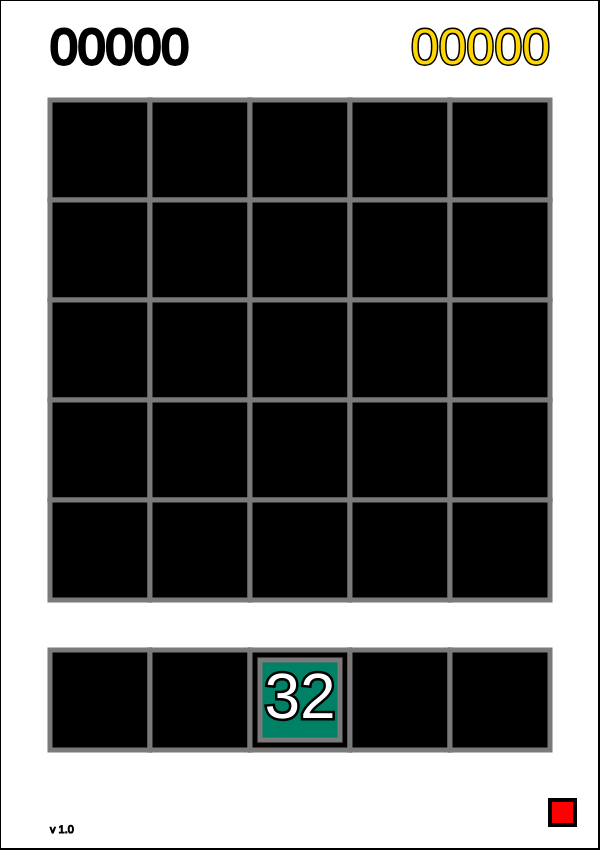
Frame 1 (no input)
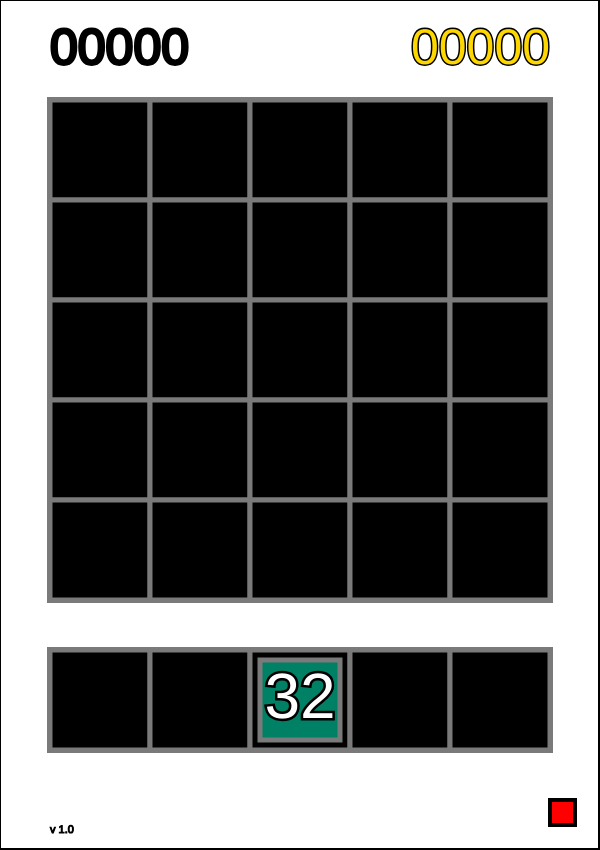
Frame 60 (no input)
Frame 120 (the mouse pressed at the canvas centre since frame 60): identical to frame 60, image omitted

The p5.js sketch that drew these frames (run headless with seeded random() and noise() and a simulated clock; from frame 60 on, the mouse is pressed at the canvas centre):

// p5.js sketch
// ── sketch.js
let x = 600;
let y = 850;
let deployTile;
let mainGrid;
let score = 0;
let highscore = 0;
let gameWon = false;
let modeColour = [ 122, 122, 122 ];

const version = "v 1.0"

function makeGrid(columns, rows) {
	let grid = new Array(columns);
	for (let i = 0; i < grid.length; i++) {
		grid[i] = new Array(rows);
	}
	return grid;
}

function makeDeployTile() {
	let v = Math.pow(2, floor(random(1, 7)));
	return new Tile(v, 2, 5);
}

function setup() {
	createCanvas(x, y);
	reset();
}

function draw() {
	for (let i = 0; i < mainGrid.length; i++) {
		for (let j = 0; j < mainGrid[i].length; j++) {
			strokeWeight(5);
			stroke(modeColour[0], modeColour[1], modeColour[2]);
			fill(0);
			rect(100 * i + 50, j == 5 ? 100 * j + 150 : 100 * j + 100, 100, 100);
			if (mainGrid[i][j].value != 0) {
				drawTile(mainGrid[i][j]);
			}

		}
	}

	stroke(255);
	fill(255);
	rect(30, 10, 550, 80);
	stroke(0);
	strokeWeight(3);
	fill(0);
	textSize(50);
	textAlign(LEFT);
	text(score.toString().padStart(5, "0"), 50, 50);

	stroke(0);
	strokeWeight(3);
	fill(255, 215, 0);
	textSize(50);
	textAlign(RIGHT);
	text(highscore.toString().padStart(5, "0"), 550, 50);

	if (mouseX >= 550 && mouseX <= 575 && mouseY >= 800 && mouseY <= 825) {
		stroke(0, 128, 0);
	} else {
		stroke(0);
	}
	strokeWeight(4);
	fill(255, 0, 0);
	rect(550, 800, 25, 25);
}

function keyPressed() {
	switch (keyCode) {
	case LEFT_ARROW:
		deployTile.move(-1, 0);
		break;
	case RIGHT_ARROW:
		deployTile.move(1, 0);
		break;
	case 49: // '1'
	case 50: // '2'
	case 51: // '3'
	case 52: // '4'
	case 53: // '5'
		deployTile.move((keyCode - 49) - deployTile.xBox, 0);
		launch();
		break;
	case 32: // ' '
		launch();
	}
	// console.log(keyCode);
}

function drawTile(tile) {
	let x = tile.xBox;
	let y = tile.yBox;
	fill(tile.colour[0], tile.colour[1], tile.colour[2]);
	rect(100 * (x + 1) - 40, y < 5 ? (100 * (y + 1) + 10)
			: (100 * (y + 1) + 60), 80, 80);
	fill(255);
	stroke(0);
	strokeWeight(5);
	textAlign(CENTER, CENTER);
	let val = tile.value.toString();
	switch (val.length) {
	case 1:
	case 2:
		textSize(64);
		break;
	case 3:
		textSize(42);
		break;
	case 4:
		textSize(32);
		break;
	case 5:
		textSize(27);
		break;
	case 6:
		textSize(22);
		break;
	case 7:
		textSize(18);
		break;
	case 8:
		textSize(16);
		break;
	case 9:
		textSize(14);
		break;
	case 10:
		textSize(12);
		break;
	}
	text(tile.value, 100 * (x + 1), y < 5 ? (100 * (y + 1) + 50)
			: (100 * (y + 1) + 100));
}

function mouseClicked() {
	if (mouseX >= 550 && mouseX <= 575 && mouseY >= 800 && mouseY <= 825) {
		if (score > highscore) {
			highscore = score;
		}
		reset();
	}
}

// ── logic.js
let launchX = -1;

function launch() {
	launchX = deployTile.xBox;
	for (let y = 0; y < 5; y++) {
		if (mainGrid[launchX][y].value == 0) {
			deployTile.move(0, y - 5);
			deployTile.joinable = true;
			joinTiles(deployTile);
			deployTile = makeDeployTile();
			checkFinal();
			break;
		}
	}
}

function joinTiles(tile) {
	tile.joinable = false;
	let tileX = tile.xBox;
	let tileY = tile.yBox;
	let valCheck = tile.value;
	if (valCheck == 0) {
		return;
	}
	let count = 0;
	if (tileX != 0) {
		if (mainGrid[tileX - 1][tileY].value == valCheck) {
			count++;
			mainGrid[tileX - 1][tileY].setValue(0);
		}
	}
	if (tileX != 4) {
		if (mainGrid[tileX + 1][tileY].value == valCheck) {
			count++;
			mainGrid[tileX + 1][tileY].setValue(0);
		}
	}
	if (tileY != 0) {
		if (mainGrid[tileX][tileY - 1].value == valCheck) {
			count++;
			mainGrid[tileX][tileY - 1].setValue(0);
		}
	}
	if (count >= 1) {
		tile.setValue(tile.value * pow(2, count));
		tile.joinable = true;
		score += tile.value;
	}
	for (let x = constrain(tileX - 1, 0, 4); x <= constrain(tileX + 1, 0, 4); x++) {
		for (let y = 1; y < 5; y++) {
			if (mainGrid[x][y - 1].value == 0 && mainGrid[x][y].value != 0) {
				mainGrid[x][y - 1].swap(mainGrid[x][y]);
				mainGrid[x][y - 1].joinable = true;
				break;
			}
		}
	}

	for (let i = 0; i < mainGrid.length; i++) {
		for (let j = 0; j < mainGrid[i].length; j++) {
			if (mainGrid[i][j].joinable) {
				joinTiles(mainGrid[i][j]);
			}
		}
	}
}

function checkFinal() {
	let gameOver = true;
	
	for (let i = 0; i < mainGrid.length; i++) {
		for (let j = 0; j < mainGrid[i].length - 1; j++) {
			if(mainGrid[i][j].value == 0){
				gameOver = false;
			}else if(mainGrid[i][j].value == 2048 && !gameWon){
				gameWon = true;
				alert("You Won, Continue if You Wish :)");
			}
		}
	}
	
	if(gameOver){
		alert("You lost :(");
		if(score > highscore){
			highscore = score;
			reset();
		}
	}
}

function reset(){
	score = 0;
	stroke(0);
	strokeWeight(2);
	fill(255);
	rect(0, 0, x - 1, y - 1);
	mainGrid = makeGrid(5, 6);
	for (let i = 0; i < mainGrid.length; i++) {
		for (let j = 0; j < mainGrid[i].length; j++) {
			stroke(modeColour[0], modeColour[1], modeColour[2]);
			fill(0);
			new Tile(0, i, j);
			rect(100 * i + 50, j == 5 ? 100 * j + 150 : 100 * j + 100, 100, 100);
		}
	}

	deployTile = makeDeployTile();
	drawTile(deployTile);

	stroke(0);
	strokeWeight(3);
	fill(0);
	textSize(50);
	textAlign(LEFT);
	text(score.toString().padStart(5, "0"), 50, 50);

	strokeWeight(1);
	textSize(11);
	text(version, 50, height - 20);

	stroke(255, 215, 0);
	strokeWeight(3);
	fill(255, 215, 0);
	textSize(50);
	textAlign(RIGHT);
	text(highscore.toString().padStart(5, "0"), 550, 50);

	stroke(0);
	strokeWeight(4);
	fill(132,112,255);
	rect(550, 800, 25, 25);
}
// ── tile.js
class Tile{
	constructor(v, x, y){
		this.value = v;
		this.xBox = x;
		this.yBox = y;
		mainGrid[this.xBox][this.yBox] = this;
		this.joinable = false;
		this.colour = [ 0, 0, 0 ];
		colourPicker(this);
	}
	move(xMove, yMove) {
		if (!(xMove == 0 && yMove == 0)) {
			this.swap(mainGrid[constrain(this.xBox + xMove, 0, 4)][constrain(this.yBox + yMove, 0, 5)]);
		}
	}
	swap(tileS) {
		let tmp = mainGrid[this.xBox][this.yBox];
		mainGrid[this.xBox][this.yBox] = mainGrid[tileS.xBox][tileS.yBox];
		mainGrid[tileS.xBox][tileS.yBox] = tmp;
		let ox = this.xBox;
		let oy = this.yBox;
		this.xBox = tileS.xBox;
		this.yBox = tileS.yBox;
		tileS.xBox = ox;
		tileS.yBox = oy;
	}
	setValue(newValue) {
		this.value = newValue;
		colourPicker(this);
	}
}

function colourPicker(tile) {
	switch (tile.value) {
	case 2:
		tile.colour = [ 0, 255, 0 ];
		break;
	case 4:
		tile.colour = [ 0, 77, 0 ];
		break;
	case 8:
		tile.colour = [ 100, 180, 255 ];
		break;
	case 16:
		tile.colour = [ 0, 0, 255 ];
		break;
	case 32:
		tile.colour = [ 0, 128, 100 ];
		break;
	case 64:
		tile.colour = [ 64, 0, 128 ];
		break;
	case 128:
		tile.colour = [ 218, 112, 214 ];
		break;
	case 256:
		tile.colour = [ 250, 128, 114 ];
		break;
	case 512:
		tile.colour = [ 255, 165, 0 ];
		break;
	case 1024:
		tile.colour = [ 255, 207, 158 ];
		break;
	case 2048:
		tile.colour = [ 255, 255, 0 ];
		break;
	default:
		tile.colour = [ tile.value % 229, tile.value % 241, tile.value % 251 ]
		break;
	}
}
